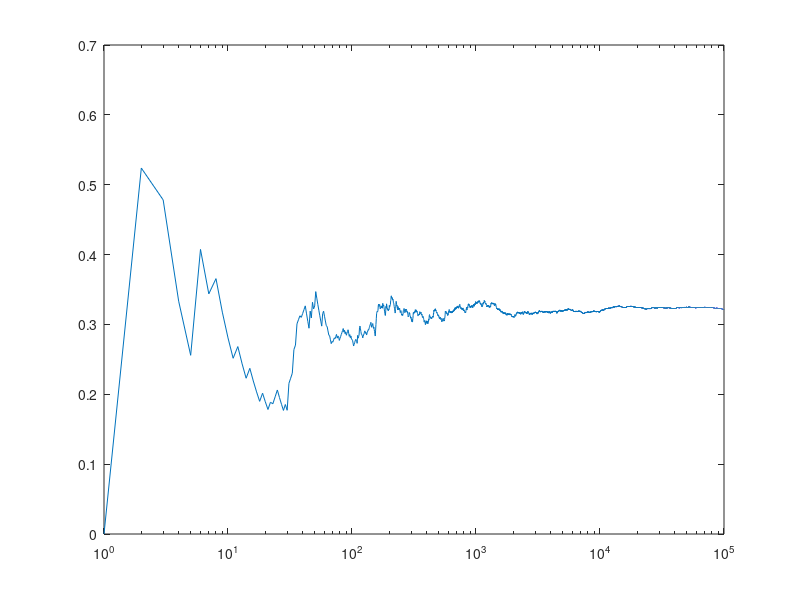

The MATLAB script that drew this image:
function cpsc422A2Q2c()
    sample = csvread('lw_1.csv');
    [N,D] = size(sample);
    
    x = 1:N;
    y = zeros(N,1);
    totalWeight = 0;
    curentWeight = 0;
    
    for i=1:N
        result = sample(i,1);
        weight = sample(i,2);
        
        if result == 1
            curentWeight = curentWeight + weight;
            totalWeight = totalWeight + weight;
        elseif result == 2
            totalWeight = totalWeight + weight;
        end
         y(i,1) = (curentWeight/totalWeight);
    end
    semilogx(x, y);
    disp(y(N,1));
end

